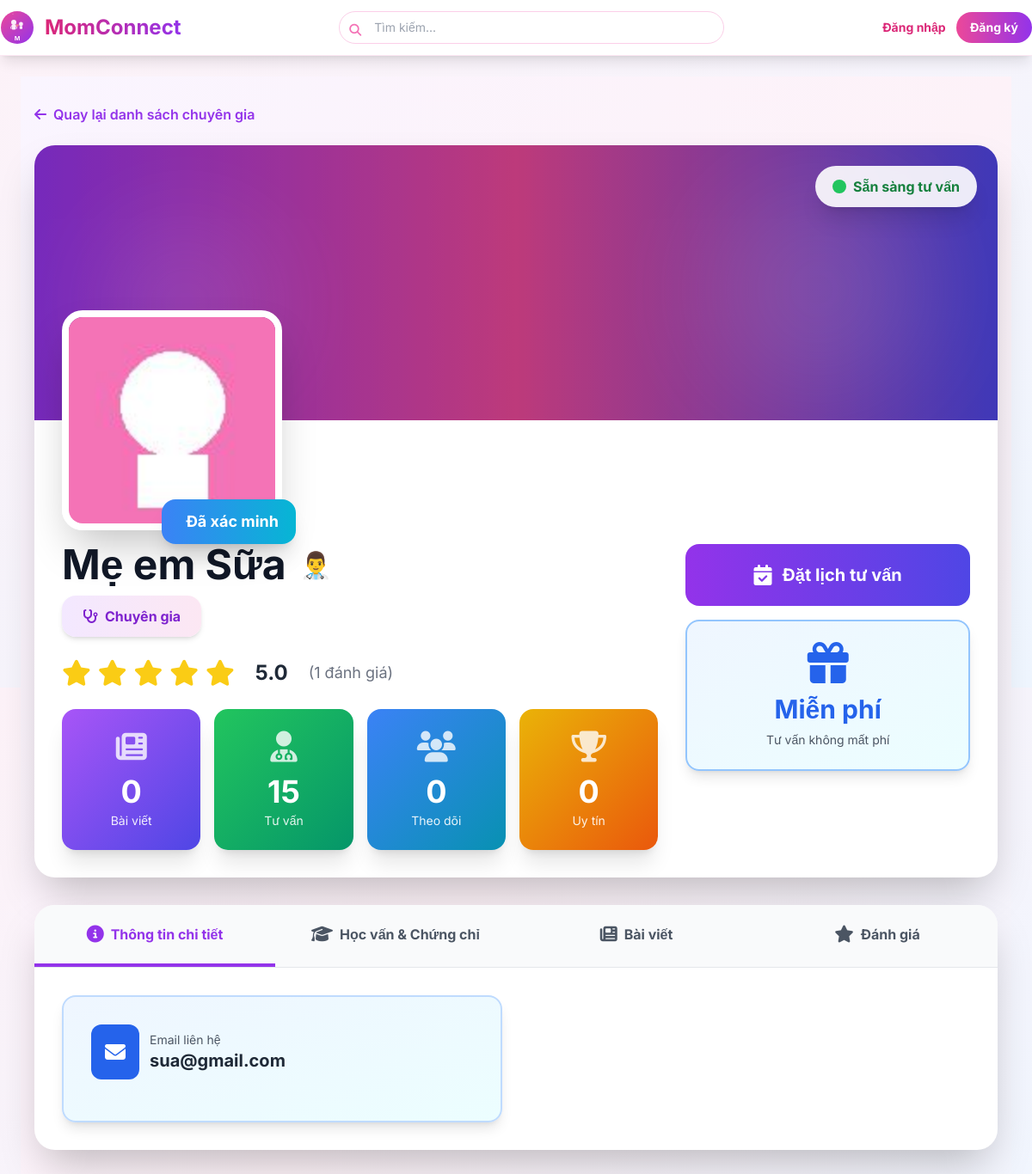
The app's page /expert/10/full-profile with its own data.
### models.py (models this page shows, shortened)
class User(UserMixin, db.Model):
    __tablename__ = 'users'
    id = db.Column(db.Integer, primary_key=True)
    name = db.Column(db.String(100), nullable=False)
    email = db.Column(db.String(100), unique=True, nullable=False)
    password = db.Column(db.String(200), nullable=False)
    avatar = db.Column(db.String(200), default='default.jpg')
    bio = db.Column(db.Text)
    phone = db.Column(db.String(15), unique=True)  # Số điện thoại
    rating = db.Column(db.Float, default=0.0)  # Trung bình sao (0-5)
    children_count = db.Column(db.Integer, default=0)
    children_ages = db.Column(db.String(100))
    points = db.Column(db.Integer, default=0)
    role = db.Column(db.String(20), default='user')  # user, admin, expert
    is_active = db.Column(db.Boolean, default=True)
    badge = db.Column(db.String(50))  # ← THÊM TRƯỜNG CẤP BẬC
    created_at = db.Column(db.DateTime, default=vietnam_now)
    is_verified_expert = db.Column(db.Boolean, default=False)
    expert_category = db.Column(db.String(50))  # Lĩnh vực chuyên môn
    specialty = db.Column(db.String(100))              # Chuyên môn cụ thể
    experience_years = db.Column(db.Integer)           # Số năm kinh nghiệm
    workplace = db.Column(db.String(200))              # Nơi làm việc
    license_number = db.Column(db.String(100))         # Số chứng chỉ hành nghề
    license_expiry = db.Column(db.Date)                # Ngày hết hạn chứng chỉ
    consultation_fee = db.Column(db.Float)             # Phí tư vấn (VNĐ)
    education = db.Column(db.Text)                     # Học vấn
    certifications = db.Column(db.Text)                # Chứng chỉ (JSON string)
    availability = db.Column(db.String(20), default='available')  # available/busy/offline
    credibility_score = db.Column(db.Float, default=0) # Điểm uy tín
    posts = db.relationship('Post', backref='author', lazy='dynamic')

### app.py (the view)
@app.route('/expert/<int:expert_id>/full-profile')
def expert_full_profile(expert_id):
    expert = User.query.get_or_404(expert_id)
    if not expert.is_verified_expert:
        flash('Người này không phải chuyên gia!', 'error')
        return redirect(url_for('home'))
    expert.total_posts = expert.posts.filter_by(is_expert_post=True).count()
    expert.total_consultations = TimeSlot.query.filter_by(
        expert_id=expert_id,
        status='booked'
    ).count()
    return render_template('expert_full_profile.html', expert=expert)

### app.py (called while the page is built)
@app.context_processor
def utility_processor():
    def now():
        return get_vn_now()
    return dict(now=now)

### templates/expert_full_profile.html (shortened to what this page needs)
{% extends "base.html" %}
{% block content %}
<div class="min-h-screen bg-gradient-to-br from-purple-50 via-pink-50 to-blue-50 py-8">
    <div class="max-w-7xl mx-auto px-4">
        <a href="{{ url_for('experts_list') }}"
            class="inline-flex items-center gap-2 text-purple-600 hover:text-purple-800 font-semibold mb-6 group">
            <i class="fas fa-arrow-left group-hover:-translate-x-1 transition-transform"></i>
            Quay lại danh sách chuyên gia
        </a>
        <div class="bg-white rounded-3xl shadow-2xl overflow-hidden mb-8">
            <div class="relative h-80 bg-gradient-to-r from-purple-600 via-pink-500 to-indigo-600">
                <div class="absolute inset-0 bg-black opacity-20"></div>
                <div class="absolute top-10 right-20 w-64 h-64 bg-white opacity-10 rounded-full blur-3xl animate-pulse">
                </div>
                <div class="absolute bottom-10 left-20 w-48 h-48 bg-white opacity-10 rounded-full blur-3xl animate-pulse"
                    style="animation-delay: 1s"></div>
                <div class="absolute top-6 right-6">
                    {% if expert.availability == 'available' %}
                    <span class="flex items-center gap-2 bg-white/90 backdrop-blur-sm px-5 py-3 rounded-full shadow-xl">
                        <span class="w-4 h-4 bg-green-500 rounded-full animate-pulse"></span>
                        <span class="font-bold text-green-700">Sẵn sàng tư vấn</span>
                    </span>
                    {% elif expert.availability == 'busy' %}
                    <span class="flex items-center gap-2 bg-white/90 backdrop-blur-sm px-5 py-3 rounded-full shadow-xl">
                        <span class="w-4 h-4 bg-yellow-500 rounded-full"></span>
                        <span class="font-bold text-yellow-700">Đang bận</span>
                    </span>
                    {% else %}
                    <span class="flex items-center gap-2 bg-white/90 backdrop-blur-sm px-5 py-3 rounded-full shadow-xl">
                        <span class="w-4 h-4 bg-gray-400 rounded-full"></span>
                        <span class="font-bold text-gray-700">Offline</span>
                    </span>
                    {% endif %}
                </div>
            </div>
            <div class="relative px-8 pb-8">
                <div class="absolute -top-32 left-8">
                    <div class="relative group">
                        <img src="{{ url_for('static', filename=expert.avatar or 'images/default-avatar.png') }}" class="w-64 h-64 rounded-3xl object-cover border-8 border-white shadow-2xl
                                    transform group-hover:scale-105 transition-transform duration-300">
                        {% if expert.is_verified_expert %}
                        <div class="absolute -bottom-4 -right-4 bg-gradient-to-r from-blue-500 to-cyan-500
                                    text-white px-5 py-3 rounded-2xl shadow-xl flex items-center gap-2">
                            <span class="font-bold text-lg">Đã xác minh</span>
                        </div>
                        {% endif %}
                    </div>
                </div>
                <div class="pt-36 grid grid-cols-1 lg:grid-cols-3 gap-8">
                    <div class="lg:col-span-2 space-y-6">
                        <div>
                            <h1 class="text-5xl font-bold text-gray-900 mb-3 flex items-center gap-4">
                                {{ expert.name }}
                                <span class="text-3xl">👨‍⚕️</span>
                            </h1>
                            <div class="flex flex-wrap gap-4 mb-6">
                                <span class="bg-gradient-to-r from-purple-100 to-pink-100 text-purple-700
                                           px-6 py-3 rounded-2xl font-bold flex items-center gap-2 shadow-md">
                                    <i class="fas fa-stethoscope"></i>
                                    {{ expert.specialty or 'Chuyên gia' }}
                                </span>
                            </div>
                            <div class="flex items-center gap-6 mb-6">
                                <div class="flex items-center gap-2">
                                    {% if expert.rating %}
                                    {% for i in range(1, 6) %}
                                    {% if i <= expert.rating|round(0) %} <i
                                        class="fas fa-star text-yellow-400 text-3xl"></i>
                                        {% elif i == expert.rating|round(0) + 1 and expert.rating % 1 >= 0.5 %}
                                        <i class="fas fa-star-half-alt text-yellow-400 text-3xl"></i>
                                        {% else %}
                                        <i class="far fa-star text-gray-300 text-3xl"></i>
                                        {% endif %}
                                        {% endfor %}
                                        {% else %}
                                        <i class="far fa-star text-gray-300 text-3xl"></i>
                                        <i class="far fa-star text-gray-300 text-3xl"></i>
                                        <i class="far fa-star text-gray-300 text-3xl"></i>
                                        <i class="far fa-star text-gray-300 text-3xl"></i>
                                        <i class="far fa-star text-gray-300 text-3xl"></i>
                                        {% endif %}
                                </div>
                                <div class="text-2xl font-bold text-gray-800">
                                    {{ expert.rating|round(1) if expert.rating else 'Chưa có đánh giá' }}
                                </div>
                                <div class="text-lg text-gray-500">
                                    ({{ expert.received_feedbacks|length if expert.received_feedbacks else 0 }} đánh
                                    giá)
                                </div>
                            </div>
                        </div>
                        <div class="grid grid-cols-2 md:grid-cols-4 gap-4">
                            <div
                                class="bg-gradient-to-br from-purple-500 to-indigo-600 p-6 rounded-2xl text-white text-center transform hover:scale-105 transition shadow-xl">
                                <i class="fas fa-newspaper text-4xl mb-3 opacity-80"></i>
                                <p class="text-4xl font-bold mb-1">{{ expert.total_posts }}</p>
                                <p class="text-sm opacity-90">Bài viết</p>
                            </div>
                            <div
                                class="bg-gradient-to-br from-green-500 to-emerald-600 p-6 rounded-2xl text-white text-center transform hover:scale-105 transition shadow-xl">
                                <i class="fas fa-user-md text-4xl mb-3 opacity-80"></i>
                                <p class="text-4xl font-bold mb-1">{{ expert.total_consultations }}</p>
                                <p class="text-sm opacity-90">Tư vấn</p>
                            </div>
                            <div
                                class="bg-gradient-to-br from-blue-500 to-cyan-600 p-6 rounded-2xl text-white text-center transform hover:scale-105 transition shadow-xl">
                                <i class="fas fa-users text-4xl mb-3 opacity-80"></i>
                                <p class="text-4xl font-bold mb-1">{{ expert.followers.count() }}</p>
                                <p class="text-sm opacity-90">Theo dõi</p>
                            </div>
                            <div
                                class="bg-gradient-to-br from-yellow-500 to-orange-600 p-6 rounded-2xl text-white text-center transform hover:scale-105 transition shadow-xl">
                                <i class="fas fa-trophy text-4xl mb-3 opacity-80"></i>
                                <p class="text-4xl font-bold mb-1">{{ expert.credibility_score or 0 }}</p>
                                <p class="text-sm opacity-90">Uy tín</p>
                            </div>
                        </div>
                    </div>
                    <div class="space-y-4">
                        <a href="{{ url_for('expert_public_profile', expert_id=expert.id) }}" class="block w-full bg-gradient-to-r from-purple-600 to-indigo-600 text-white
                                  py-5 rounded-2xl font-bold text-center text-xl hover:shadow-2xl
                                  transition transform hover:scale-105 flex items-center justify-center gap-3">
                            <i class="fas fa-calendar-check text-2xl"></i>
                            Đặt lịch tư vấn
                        </a>
                        {% if expert.consultation_fee %}
                        <div
                            class="bg-gradient-to-br from-green-50 to-emerald-50 border-2 border-green-300 p-6 rounded-2xl text-center shadow-lg">
                            <p class="text-sm text-gray-600 mb-2">Phí tư vấn</p>
                            <p class="text-4xl font-bold text-green-600 mb-1">
                                {{ "{:,}".format(expert.consultation_fee) }} đ
                            </p>
                            <p class="text-sm text-gray-500">/ buổi</p>
                        </div>
                        {% else %}
                        <div
                            class="bg-gradient-to-br from-blue-50 to-cyan-50 border-2 border-blue-300 p-6 rounded-2xl text-center shadow-lg">
                            <i class="fas fa-gift text-5xl text-blue-600 mb-3"></i>
                            <p class="text-3xl font-bold text-blue-600">Miễn phí</p>
                            <p class="text-sm text-gray-600 mt-2">Tư vấn không mất phí</p>
                        </div>
                        {% endif %}
                    </div>
                </div>
            </div>
        </div>
        <div class="bg-white rounded-3xl shadow-2xl overflow-hidden">
            <div class="border-b border-gray-200 bg-gray-50">
                <div class="flex overflow-x-auto">
                    <button onclick="showTab('about')" class="tab-btn flex-1 px-8 py-5 font-bold text-gray-600 hover:text-purple-600
                                   border-b-4 border-transparent hover:border-purple-600 transition whitespace-nowrap
                                   flex items-center justify-center gap-2" data-tab="about">
                        <i class="fas fa-info-circle text-xl"></i>
                        <span>Thông tin chi tiết</span>
                    </button>
                    <button onclick="showTab('education')" class="tab-btn flex-1 px-8 py-5 font-bold text-gray-600 hover:text-purple-600
                                   border-b-4 border-transparent hover:border-purple-600 transition whitespace-nowrap
                                   flex items-center justify-center gap-2" data-tab="education">
                        <i class="fas fa-graduation-cap text-xl"></i>
                        <span>Học vấn & Chứng chỉ</span>
                    </button>
                    <button onclick="showTab('posts')" class="tab-btn flex-1 px-8 py-5 font-bold text-gray-600 hover:text-purple-600
                                   border-b-4 border-transparent hover:border-purple-600 transition whitespace-nowrap
                                   flex items-center justify-center gap-2" data-tab="posts">
                        <i class="fas fa-newspaper text-xl"></i>
                        <span>Bài viết</span>
                    </button>
                    <button onclick="showTab('reviews')" class="tab-btn flex-1 px-8 py-5 font-bold text-gray-600 hover:text-purple-600
                                   border-b-4 border-transparent hover:border-purple-600 transition whitespace-nowrap
                                   flex items-center justify-center gap-2" data-tab="reviews">
                        <i class="fas fa-star text-xl"></i>
                        <span>Đánh giá</span>
                    </button>
                </div>
            </div>
            <div class="p-8">
                <div id="tab-about" class="tab-content">
                    <div class="grid md:grid-cols-2 gap-8">
                        <div
                            class="bg-gradient-to-br from-blue-50 to-cyan-50 p-8 rounded-2xl border-2 border-blue-200 shadow-lg">
                            <div class="flex items-center gap-3 mb-4">
                                <div class="bg-blue-600 p-4 rounded-xl">
                                    <i class="fas fa-envelope text-white text-2xl"></i>
                                </div>
                                <div>
                                    <p class="text-sm text-gray-600">Email liên hệ</p>
                                    <p class="text-xl font-bold text-gray-800">{{ expert.email }}</p>
                                </div>
                            </div>
                        </div>
                    </div>
                </div>
            </div>
        </div>
    </div>
</div>
{% endblock %}

### templates/base.html (style rules this page uses)
body { font-family: 'Inter', sans-serif; }

### records on screen
User: avatar (placeholder picture), name "Mẹ em Sữa", specialty "Chuyên gia", rating "5.0", credibility_score "0", email "sua@gmail.com"

### other values on screen
{{ expert.received_feedbacks|length if expert.received_feedbacks else 0 }} "1"
{{ expert.total_posts }} "0"
{{ expert.total_consultations }} "15"
{{ expert.followers.count() }} "0"
